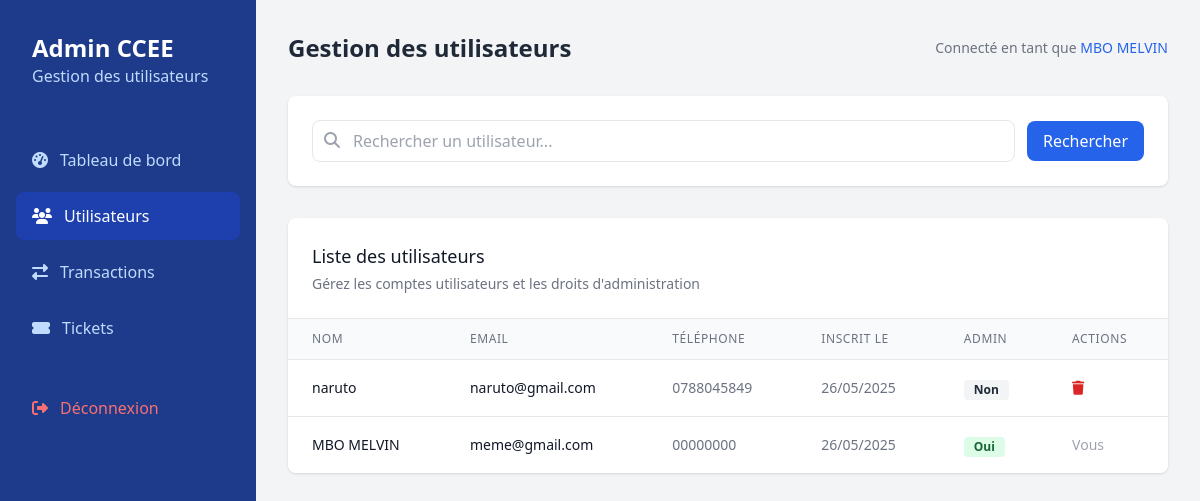
Before: /admin/users.php (signed in) with the older database file.
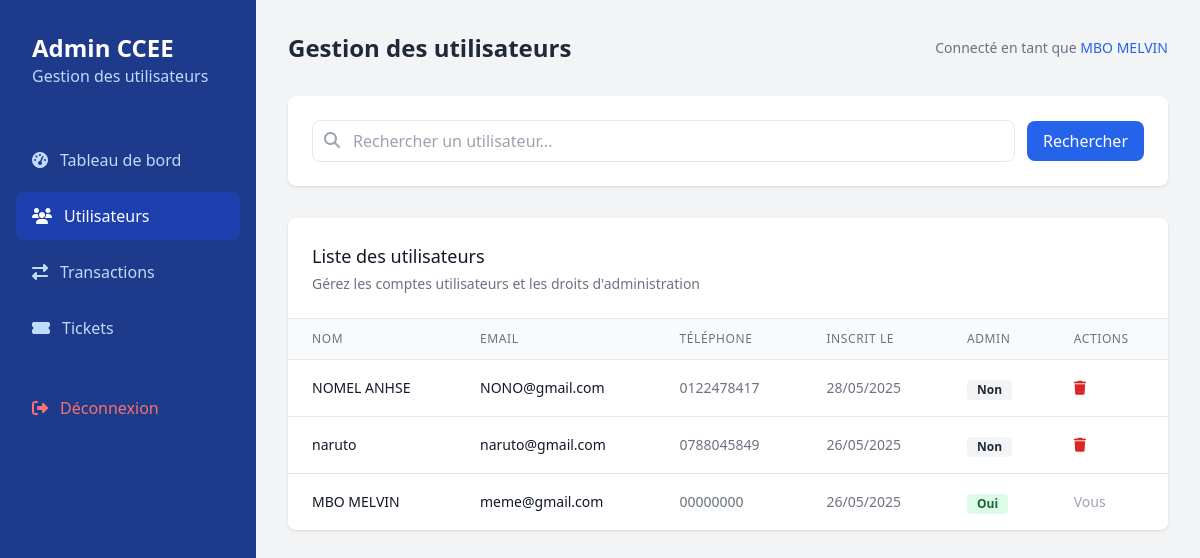
After: the same page with the newer database file.
### tables this page shows
CREATE TABLE IF NOT EXISTS `users` (
  `id` int NOT NULL AUTO_INCREMENT,
  `fullname` varchar(100) NOT NULL,
  `email` varchar(100) NOT NULL,
  `phone` varchar(20) NOT NULL,
  `password_hash` varchar(255) NOT NULL,
  `created_at` timestamp NULL DEFAULT CURRENT_TIMESTAMP,
  `is_admin` tinyint(1) DEFAULT '0',
  PRIMARY KEY (`id`),
  UNIQUE KEY `email` (`email`)
);

### admin/users.php (the view, shortened to what the changed rows need)
<?php
require_once __DIR__ . '/../init.php';
try {
    $query = "
        SELECT
            u.*,
            COUNT(DISTINCT t.id) as ticket_count,
            SUM(CASE WHEN t.id IS NOT NULL THEN 1 ELSE 0 END) as transaction_count
        FROM users u
        LEFT JOIN tickets t ON u.id = t.user_id
    ";
    $params = [];
    $query .= "
        GROUP BY u.id, u.fullname, u.email, u.phone, u.is_admin, u.created_at
        ORDER BY u.created_at DESC
    ";
    $stmt = $pdo->prepare($query);
    $stmt->execute($params);
    $users = $stmt->fetchAll();
} catch (Exception $e) {
    error_log("Users error: " . $e->getMessage());
    $_SESSION['error'] = "Une erreur est survenue. Veuillez réessayer.";
    header('Location: ' . $_SERVER['PHP_SELF']);
    exit;
}
?>
<!DOCTYPE html>
<html lang="fr">
<head>
    <script src="https://cdn.tailwindcss.com"></script>
    <link rel="stylesheet" href="https://cdnjs.cloudflare.com/ajax/libs/font-awesome/6.4.0/css/all.min.css">
</head>
<body class="bg-gray-100">
    <div class="min-h-screen flex">
        <div class="bg-blue-900 text-white w-64 min-h-screen p-4">
            <div class="p-4">
                <h1 class="text-2xl font-bold">Admin CCEE</h1>
            </div>
        </div>
        <div class="flex-1 p-8">
            <div class="flex justify-between items-center mb-8">
                <h1 class="text-2xl font-bold text-gray-800">Gestion des utilisateurs</h1>
            </div>
            <div class="bg-white rounded-lg shadow overflow-hidden">
                <div class="p-6 border-b border-gray-200">
                    <h2 class="text-lg font-medium text-gray-900">Liste des utilisateurs</h2>
                </div>
                <div class="overflow-x-auto">
                    <table class="min-w-full divide-y divide-gray-200">
                        <thead class="bg-gray-50">
                            <tr>
                                <th class="px-6 py-3 text-left text-xs font-medium text-gray-500 uppercase tracking-wider">Nom</th>
                                <th class="px-6 py-3 text-left text-xs font-medium text-gray-500 uppercase tracking-wider">Email</th>
                                <th class="px-6 py-3 text-left text-xs font-medium text-gray-500 uppercase tracking-wider">Téléphone</th>
                                <th class="px-6 py-3 text-left text-xs font-medium text-gray-500 uppercase tracking-wider">Inscrit le</th>
                                <th class="px-6 py-3 text-left text-xs font-medium text-gray-500 uppercase tracking-wider">Admin</th>
                                <th class="px-6 py-3 text-left text-xs font-medium text-gray-500 uppercase tracking-wider">Actions</th>
                            </tr>
                        </thead>
                        <tbody class="bg-white divide-y divide-gray-200">
                            <?php foreach ($users as $user): ?>
                            <tr>
                                <td class="px-6 py-4 whitespace-nowrap">
                                    <div class="text-sm font-medium text-gray-900"><?= htmlspecialchars($user['fullname']) ?></div>
                                </td>
                                <td class="px-6 py-4 whitespace-nowrap">
                                    <div class="text-sm text-gray-900"><?= htmlspecialchars($user['email']) ?></div>
                                </td>
                                <td class="px-6 py-4 whitespace-nowrap">
                                    <div class="text-sm text-gray-500"><?= htmlspecialchars($user['phone'] ?? 'Non renseigné') ?></div>
                                </td>
                                <td class="px-6 py-4 whitespace-nowrap text-sm text-gray-500">
                                    <?= (new DateTime($user['created_at']))->format('d/m/Y') ?>
                                </td>
                                <td class="px-6 py-4 whitespace-nowrap">
                                    <form method="post" class="inline-block">
                                        <button type="submit" class="<?= $user['is_admin'] ? 'bg-green-100 text-green-800' : 'bg-gray-100 text-gray-800' ?> text-xs font-semibold px-2.5 py-0.5 rounded">
                                            <?= $user['is_admin'] ? 'Oui' : 'Non' ?>
                                        </button>
                                    </form>
                                </td>
                                <td class="px-6 py-4 whitespace-nowrap text-sm font-medium">
                                    <?php if ($user['id'] != $_SESSION['user_id']): ?>
                                        <form method="post" class="inline-block" onsubmit="return confirm('Êtes-vous sûr de vouloir supprimer cet utilisateur ? Cette action est irréversible.');">
                                            <button type="submit" class="text-red-600 hover:text-red-900">
                                                <i class="fas fa-trash"></i>
                                            </button>
                                        </form>
                                    <?php else: ?>
                                        <span class="text-gray-400">Vous</span>
                                    <?php endif; ?>
                                </td>
                            </tr>
                            <?php endforeach; ?>
                        </tbody>
                    </table>
                </div>
            </div>
        </div>
    </div>
</body>
</html>

Changed rows visible on the page:
added users: fullname "NOMEL ANHSE", email "NONO@gmail.com", phone "0122478417", created_at "28/05/2025", is_admin "Non"
